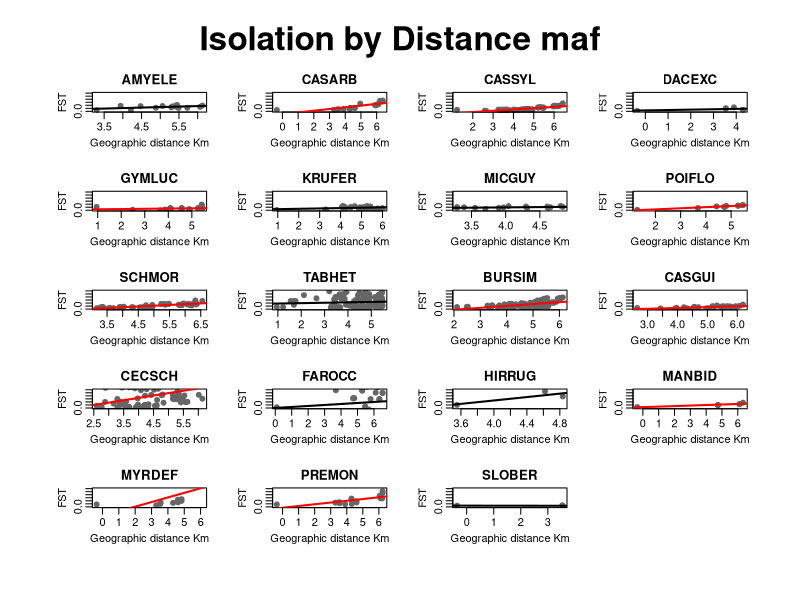

Here is the R script that generated this plot: (Note: this script raises an error after producing the figure.)
library(reshape2)
library(geosphere)
library(vegan)
library(ggplot2)
library(dplyr)
library(tidyr)


#geographic distance 
samp <- read.table("Data/sampling_locations.csv", header = TRUE, sep = ",")

#geogrpahic distance matrix
dist_matrix <- distm(samp[, c("longitude","latitude")], fun = distHaversine)/1000
rownames(dist_matrix) <- samp$pop
colnames(dist_matrix) <- samp$pop
dist_matrix <- round(dist_matrix, 1)

#loading FST for all species - filtered form maf 0.5 for PR DR VI 
fst <- read.table("Data/allspecies_fst_hud.txt", header = TRUE, sep = "\t")

#make one data frame of all the fst files
species_list <- c("AMYELE", "CASARB", "CASSYL", "DACEXC", "GYMLUC", "KRUFER",
                  "MICGUY", "POIFLO", "SCHMOR", "TABHET", "BURSIM", "CASGUI",
                  "CECSCH", "FAROCC", "HIRRUG", "MANBID", "MYRDEF", "PREMON",
                  "SLOBER")

mantel_results <- data.frame(
  sp_code      = character(),
  Mantel_R     = numeric(),   
  P_value      = numeric(), 
  Intercept    = numeric(),
  Slope        = numeric(),
  stringsAsFactors = FALSE
)

residuals <- data.frame(sp_code = character(),
                        pop1 = character(),
                        pop2 = character(),
                        pair = character(),
                        residuals = numeric(),
                        fst = numeric(),
                        dist = numeric(),
                        stringsAsFactors = FALSE)


  pdf("IBD_fst_maf.pdf", width = 15, height = 15)
  
  par(mfrow = c(5, 4),        # <-- change depending on how many species
      oma = c(3, 3, 5, 3),    # outer margins for global title
      mar = c(4, 4, 2, 1),
      mgp = c(1.8, 0.6, 0))
  
  for(j in species_list){
    
    species_name=j
  
    fst_all_sp <- fst %>% 
    filter(species == j)
    
    df <- fst_all_sp[,1:3] 
    if (nrow(df) == 0) {
      next
    }
  
    # Create square matrix
    fst_matrix <- acast(df, pop1 ~ pop2, value.var = "fst")
    names_cols <- colnames(fst_matrix)
    names_rows <- rownames(fst_matrix)
  
    # Reorder matrix so rownames == colnames and same order
      missing_rows <- setdiff(names_cols, names_rows)
      missing_cols <-setdiff(names_rows, names_cols)
  
    if (length(missing_rows) > 0) {
    new_rows <- matrix(
      NA,
      nrow = length(missing_rows),
      ncol = ncol(fst_matrix),
      dimnames = list(missing_rows, names_cols)
    )
    fst_matrix <- rbind(fst_matrix, new_rows)
    }

    if (length(missing_cols) > 0) {
      new_cols <- matrix(
      NA,
      nrow = nrow(fst_matrix),
      ncol = length(missing_cols),
      dimnames = list(rownames(fst_matrix), missing_cols)
       )
      fst_matrix <- cbind(fst_matrix, new_cols)
      }

    # 3. Reorder so rownames == colnames and same order
    all_names <- sort(unique(c(rownames(fst_matrix), colnames(fst_matrix))))
    fst_matrix <- fst_matrix[all_names, all_names]

    diag(fst_matrix) <- 0

    # Make full symmetric matrix
    # 1) Mirror upper triangle into lower triangle
    fst_matrix_full <- fst_matrix
    
    fst_matrix_full <- pmax(fst_matrix, t(fst_matrix), na.rm = TRUE)
    
    selected_rows <- rownames(fst_matrix_full)
    selected_cols <- colnames(fst_matrix_full)

    dist_sp <- dist_matrix[match(selected_rows, rownames(dist_matrix)),
                       match(selected_cols, colnames(dist_matrix))]

    mantel_result <- mantel(
      as.dist(dist_sp),
      as.dist(fst_matrix_full),
      method = "pearson",
      permutations = 1000
    )

    
    #make one plot for each species
    idx <- upper.tri(fst_matrix_full)
    
    fst_vals  <- fst_matrix_full[idx]
    dist_vals <- dist_sp[idx]
    
    fst_vals <- fst_vals / (1 - fst_vals)
    dist_vals <- log(dist_vals)
  
    
    # Extract pop1–pop2 labels in the same order as fst_vals
    pop1_vec <- rownames(fst_matrix_full)[row(fst_matrix_full)[idx]]
    pop2_vec <- colnames(fst_matrix_full)[col(fst_matrix_full)[idx]]
    
    pair_vec <- paste(pop1_vec, pop2_vec, sep = "-")
    
    plot(dist_vals, fst_vals,
         xlab = "Geographic distance Km",
         ylab = "FST",
         pch = 19,
         col="gray40", 
         ylim = c(0, 0.6),
         main = j)
    
    
    if (!is.na(mantel_result$signif)) {
      model <- lm(fst_vals ~ dist_vals)
      line_col <- ifelse(mantel_result$signif < 0.05, "red", "black")
      abline(model, col = line_col, lwd = 2)
    }
     

    model <- lm(fst_vals ~ dist_vals)
    
    
    intercept <- unname(coef(model)["(Intercept)"])
    slope     <- unname(coef( model)["dist_vals"])
    
    # Add results to your results data frame
    
    mantel_results <- rbind(
      mantel_results,
      data.frame(
        sp_code = species_name,
        Mantel_R = mantel_result$statistic,
        P_value = mantel_result$signif,
        Intercept = intercept,
        Slope = slope,
        stringsAsFactors = FALSE
      )
    )
    
    residuals <- rbind(
      residuals,
      data.frame(
        sp_code   = j,
        pop1      = pop1_vec,
        pop2      = pop2_vec,
        pair      = pair_vec,
        residuals = resid(model),
        fst = fst_vals,
        dist=dist_vals,
        stringsAsFactors = FALSE
      )
    )
    
}   
    
mtext("Isolation by Distance maf", 
      outer = TRUE, cex = 2, font = 2, line = 1)

##add mean Fst acprss the PR FR and VI to the mantel_results
m_fst <- fst %>%
  group_by(species) %>%
  summarise(mean_fst = mean(fst, na.rm = TRUE))

mantel_results$mean_fst <- m_fst$mean_fst[match(mantel_results$sp_code,m_fst$species)]

#save the tow dataframes
write.csv(mantel_results,"data/IBD_acorss_islands.csv", row.names = F)
write.csv(residuals,"data/residuals_IBD_acorss_islands")
